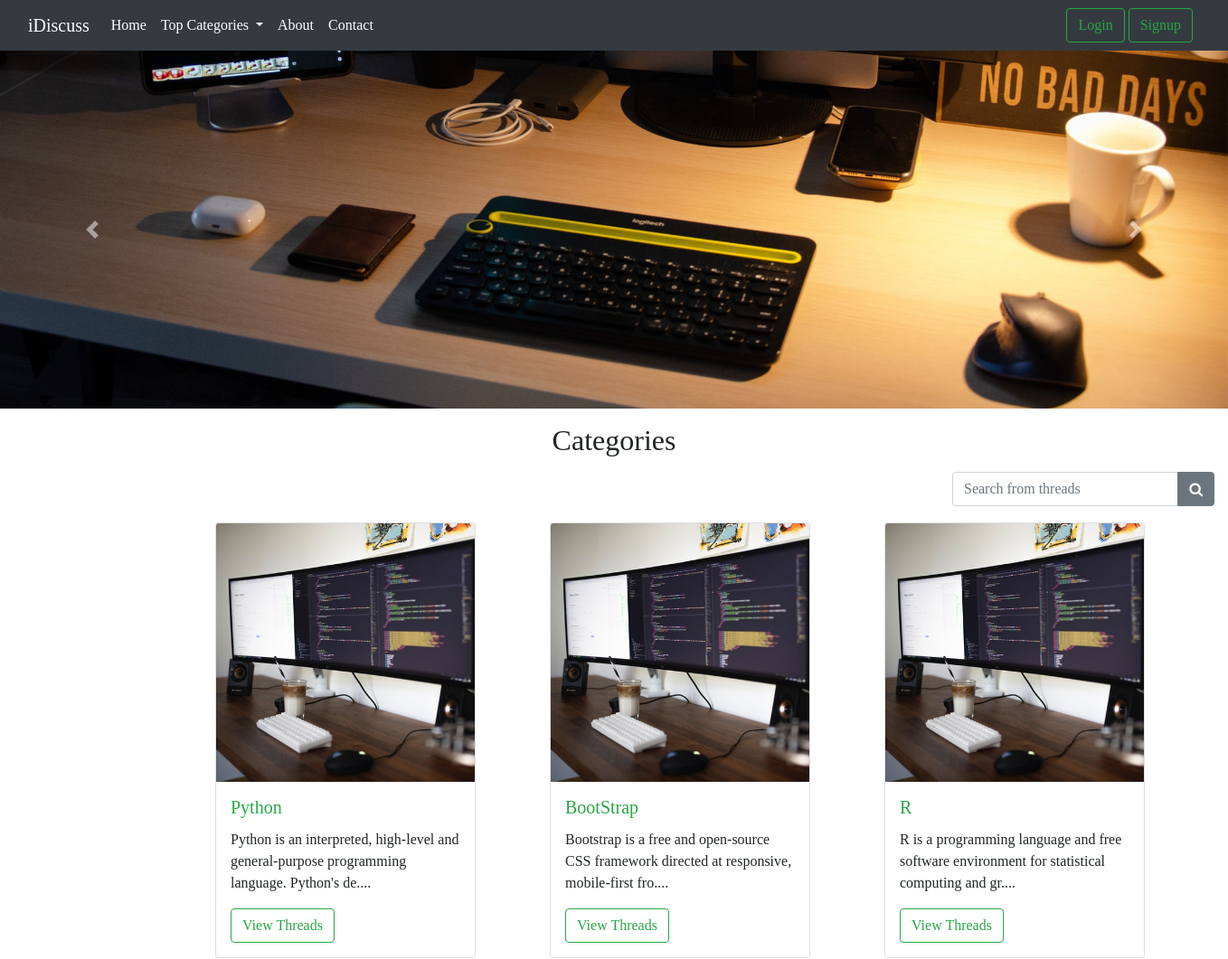
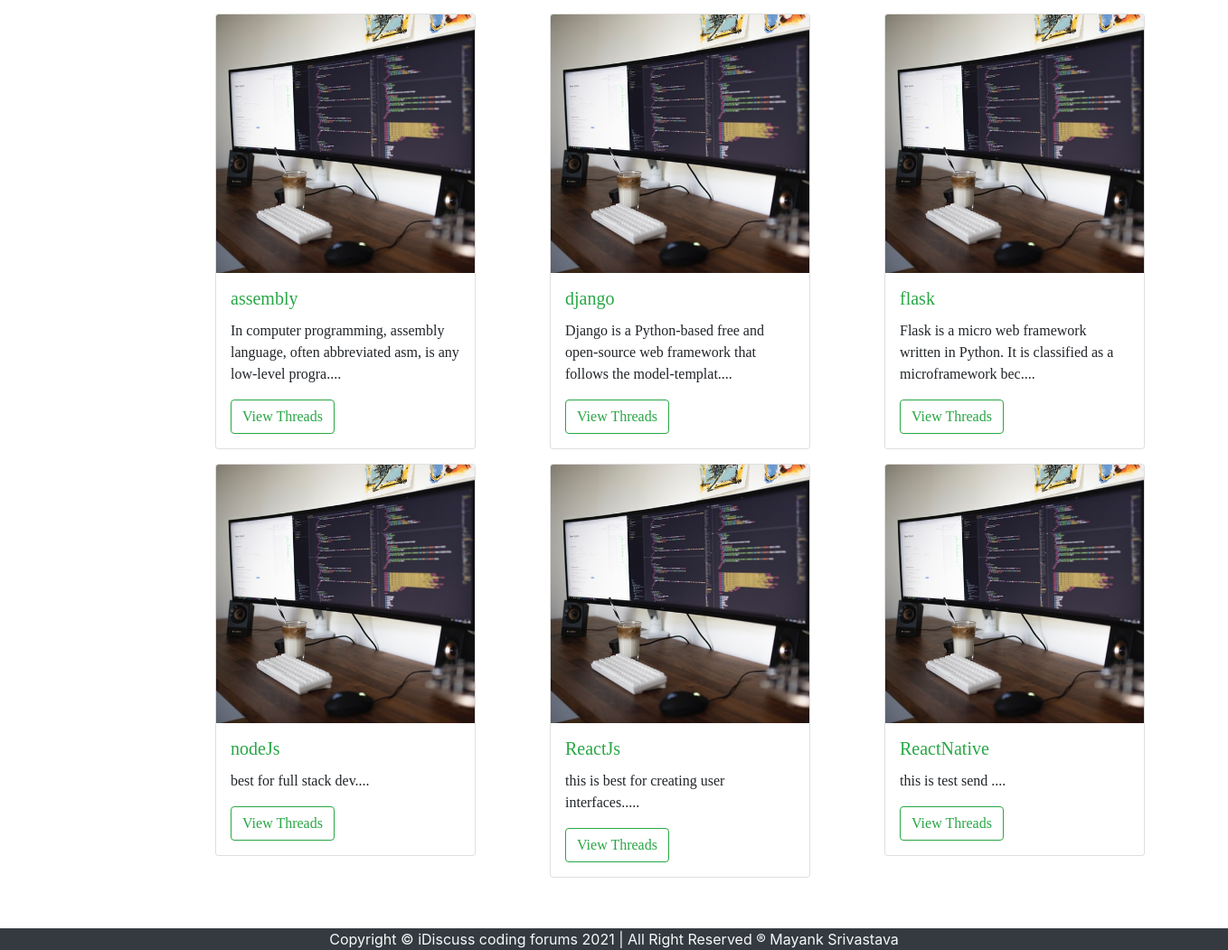
The page / on the database its author committed (2 pictures, top to bottom).
### tables this page shows
CREATE TABLE `categories` (
  `category_id` int NOT NULL,
  `category_name` varchar(225) NOT NULL,
  `category_description` varchar(225) NOT NULL,
  `created` datetime NOT NULL DEFAULT CURRENT_TIMESTAMP
);

### index.php (the view, shortened to what this page needs)
<!doctype html>
<html lang="en">
<head>
    <link href="https://cdn.jsdelivr.net/npm/bootstrap@5.0.0-beta2/dist/css/bootstrap.min.css" rel="stylesheet">
    <link rel="stylesheet" href="https://cdn.jsdelivr.net/npm/bootstrap@4.6.0/dist/css/bootstrap.min.css">
    <link rel="stylesheet" href="https://stackpath.bootstrapcdn.com/font-awesome/4.7.0/css/font-awesome.min.css">
</head>
<body>
    <?php
    include '../Forum/partials/header.php';
    ?>
    <div id="carouselExampleControls" class="carousel slide" data-ride="carousel">
        <div class="carousel-inner">
            <div class="carousel-item active">
                <img class="d-block w-100" src="../Forum/jumbo_tron/1.jpg" alt="First slide">
            </div>
        </div>
        <a class="carousel-control-prev" href="#carouselExampleControls" role="button" data-slide="prev">
            <span class="carousel-control-prev-icon" aria-hidden="true"></span>
        </a>
        <a class="carousel-control-next" href="#carouselExampleControls" role="button" data-slide="next">
            <span class="carousel-control-next-icon" aria-hidden="true"></span>
        </a>
    </div>
    <h2 class="text-center my-3" style="font-family:cursive;">Categories</h2>
    <?php
    echo'<form action="search.php" method="GET">
        <div class="container float-sm-right" style=" width:20rem;">
            <div class="input-group ">
                <input type="text" class="form-control" id="search" name="search" placeholder="Search from threads" style="font-family:cursive;">
                <div class="input-group-append">
                    <button class="btn btn-secondary" type="submit">
                        <i class="fa fa-search"></i>
                    </button>
                </div>
            </div>
        </div>
    </form>';
    ?>
    <div class="container row my-5 mt-4 d-flex flex-row" style=" margin-left: 13rem; margin-top:4rem!important;">
        <?php
        $sql = "SELECT * FROM `categories`";
        $result = mysqli_query($conn, $sql);
        while ($row = mysqli_fetch_assoc($result)) {
            $id = $row['category_id'];
            $cat = $row['category_name'];
            $desc = $row['category_description'];
            echo  '<div class="col-md-4 my-2" style="font-family:cursive;">
                <div class="card" style="width: 18rem;">
                    <img src="../forum/card_img/1.jpg" class="card-img-top" alt="...">
                    <div class="card-body  p-3 mb-0 bg-white rounded">
                        <h5 class="card-title text-success">' . $cat . '</h5>
                        <p class="card-text">' . substr($desc, 0, 90) . '....</p>
                        <a href="../forum/threads.php?catid=' . $id . '" class="btn btn-outline-success">View Threads</a>
                    </div>
                </div>
                </div>';
        }
        ?>
    </div>
    <?php include '../Forum/partials/footer.php'; ?>
</body>
</html>

### partials/header.php (shortened to what this page needs)
<?php
echo '
<nav class="navbar navbar-expand-lg navbar-dark bg-dark position-relative" style="font-family:cursive;">
<div class="container-fluid">
<a class="navbar-brand" href="/forum" style="font-family:cursive;" >iDiscuss</a>
<button class="navbar-toggler" type="button" data-bs-toggle="collapse" data-bs-target="#navbarSupportedContent" aria-controls="navbarSupportedContent" aria-expanded="false" aria-label="Toggle navigation">
<span class="navbar-toggler-icon"></span>
</button>
<div class="collapse navbar-collapse" id="navbarSupportedContent">
<ul class="navbar-nav me-auto mb-2 mb-lg-0">
<li class="nav-item">
<a class="nav-link active" aria-current="page" href="/forum">Home</a>
<li class="nav-item dropdown">
<a class="nav-link dropdown-toggle active" href="#" id="navbarDropdown" role="button" data-bs-toggle="dropdown" aria-expanded="false">
Top Categories
</a>
    <ul class="dropdown-menu" aria-labelledby="navbarDropdown">';
   echo '</ul>
    </li></li>
    <li class="nav-item">
    <a class="nav-link active" href="about.php">About</a>
    </li>
<li class="nav-item">
<a class="nav-link active" href="contact.php">Contact</a>
</li>
</ul>';
if (isset($_SESSION['loggedin']) && $_SESSION['loggedin'] == true){
  echo '
 <p class="text-light my-0"> welcome ' . $_SESSION['useremail'] . '</p>  <a href="../forum/partials/logout.php" class="btn btn-outline-success">Logout</a>';
}
else{
 echo '<div class="mx-2">
 <button class="btn btn-outline-success" data-bs-toggle="modal" data-bs-target="#loginModal">Login</button>
 <button class="btn btn-outline-success" data-bs-toggle="modal" data-bs-target="#signupModal ">Signup</button>
 </div>';
}
echo '</div>
</div>
</nav>';
?>

### partials/footer.php
<div class="container-fluid bg-dark text-light sticky-bottom">
    <p class="text-center  mb-0"> Copyright &#169; iDiscuss coding forums 2021 | All Right Reserved  &#174; Mayank Srivastava </p>
</div>

### rows shown on the page
categories: category_name "Python", category_description "Python is an interpreted, high-level and general-purpose programming language. Python's de"
categories: category_name "BootStrap", category_description "Bootstrap is a free and open-source CSS framework directed at responsive, mobile-first fro"
categories: category_name "R", category_description "R is a programming language and free software environment for statistical computing and gr"
categories: category_name "assembly", category_description "In computer programming, assembly language, often abbreviated asm, is any low-level progra"
categories: category_name "django", category_description "Django is a Python-based free and open-source web framework that follows the model-templat"
categories: category_name "flask", category_description "Flask is a micro web framework written in Python. It is classified as a microframework bec"
categories: category_name "nodeJs", category_description "best for full stack dev"
categories: category_name "ReactJs", category_description "this is best for creating user interfaces."
categories: category_name "ReactNative", category_description "this is test send"
